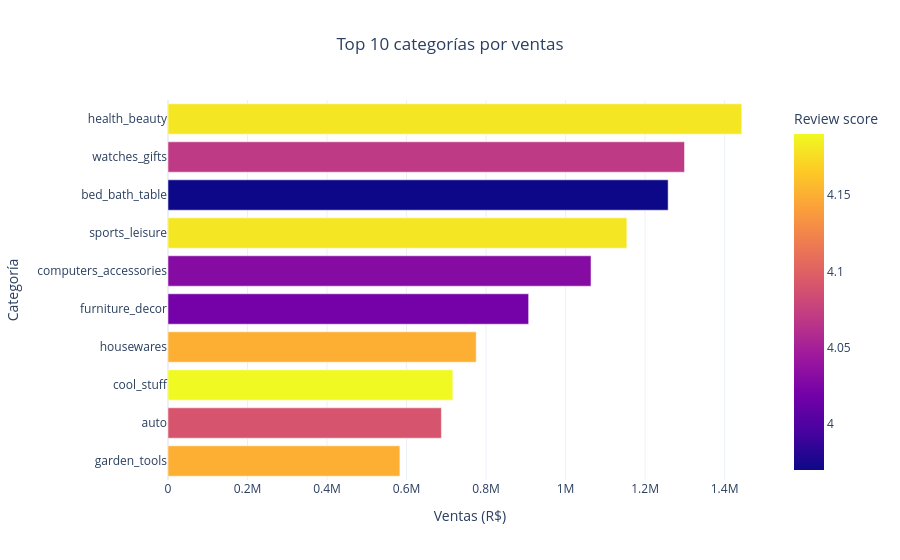

The cell this chart's notebook holds for it:
### Markdown cell above
### Graficos TOP 10 de categorías por ventas:

### Code cell
sales_plot = top10_sales_categories.sort_values("ventas").copy()

fig = px.bar(
    sales_plot, x="ventas", y="main_category", orientation="h",
    color="review_score_promedio",
    title="Top 10 categorías por ventas",
    hover_data={"ventas":":,.0f","pedidos":":,.0f","ticket_promedio":":.2f","porcentaje_tardios":":.2f","review_score_promedio":":.2f","main_category":False}
)
fig.update_layout(xaxis_title="Ventas (R$)", yaxis_title="Categoría", coloraxis_colorbar_title="Review score", title_x=.5)
fig.show()

### Figure 1 — Plotly figure (JSON) as saved in the notebook; plotly's stock layout.template omitted (floating-point values rounded to 4 significant figures)
{"data": [{"alignmentgroup": "True", "customdata": [[3479, 167.7, 6.6, 4.15], [3891, 176.7, 7.31, 4.09], [3589, 199.6, 5.94, 4.19], [5812, 133.4, 5.43, 4.15], [6350, 142.8, 7.18, 4.02], [6679, 159.3, 6.4, 4.03], [7668, 150.5, 6.59, 4.18], [9385, 134.0, 7.46, 3.97], [5584, 232.7, 7.45, 4.07], [8810, 163.8, 7.54, 4.18]], "hovertemplate": "ventas=%{x:,.0f}<br>pedidos=%{customdata[0]:,.0f}<br>ticket_promedio=%{customdata[1]:.2f}<br>porcentaje_tardios=%{customdata[2]:.2f}<br>review_score_promedio=%{marker.color:.2f}<extra></extra>", "legendgroup": "", "marker": {"color": [4.15, 4.09, 4.19, 4.15, 4.02, 4.03, 4.18, 3.97, 4.07, 4.18], "coloraxis": "coloraxis", "pattern": {"shape": ""}}, "name": "", "offsetgroup": "", "orientation": "h", "showlegend": false, "textposition": "auto", "type": "bar", "x": [583200.0, 687600.0, 716400.0, 775100.0, 907000.0, 1064000.0, 1154000.0, 1258000.0, 1299000.0, 1443000.0], "xaxis": "x", "y": ["garden_tools", "auto", "cool_stuff", "housewares", "furniture_decor", "computers_accessories", "sports_leisure", "bed_bath_table", "watches_gifts", "health_beauty"], "yaxis": "y"}], "layout": {"barmode": "relative", "coloraxis": {"colorbar": {"title": {"text": "Review score"}}, "colorscale": [[0, "#0d0887"], [0.1111, "#46039f"], [0.2222, "#7201a8"], [0.3333, "#9c179e"], [0.4444, "#bd3786"], [0.5556, "#d8576b"], [0.6667, "#ed7953"], [0.7778, "#fb9f3a"], [0.8889, "#fdca26"], [1, "#f0f921"]]}, "legend": {"tracegroupgap": 0}, "title": {"text": "Top 10 categorías por ventas", "x": 0.5}, "xaxis": {"anchor": "y", "domain": [0, 1], "title": {"text": "Ventas (R$)"}}, "yaxis": {"anchor": "x", "domain": [0, 1], "title": {"text": "Categoría"}}}}
